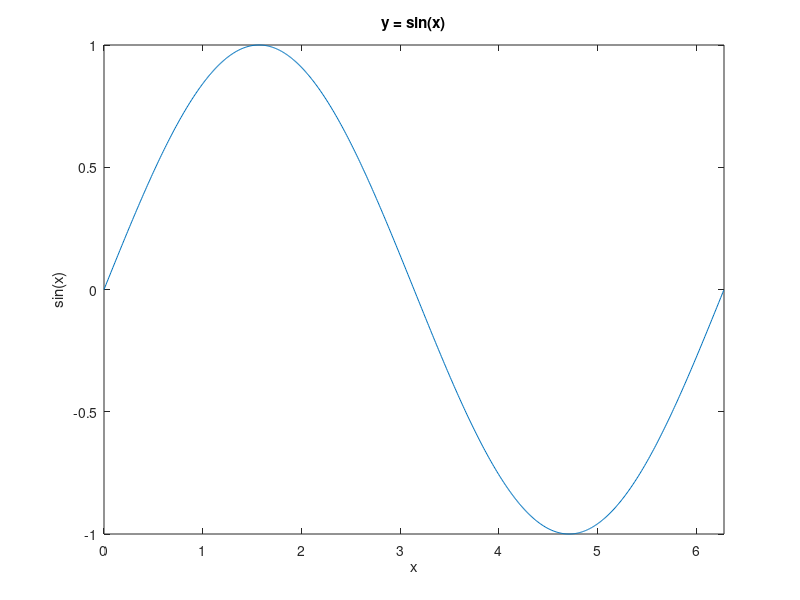
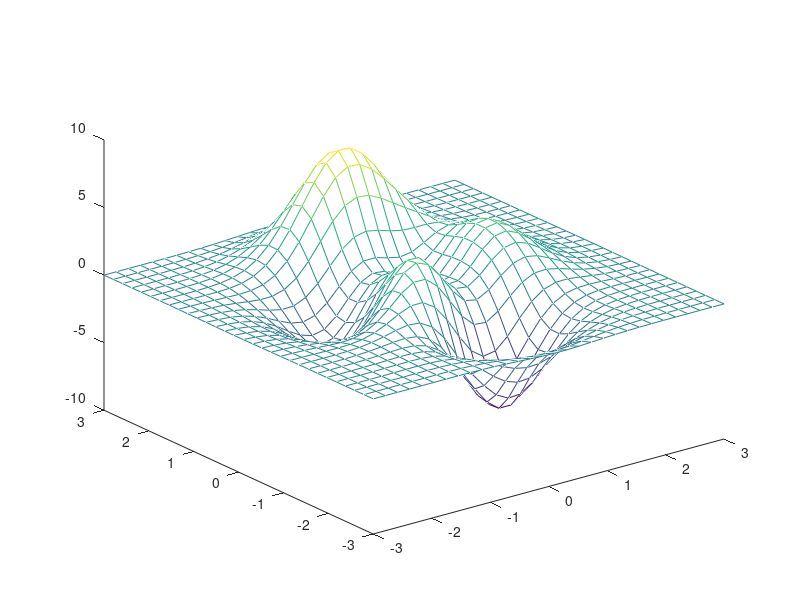

Write the MATLAB code that produced these figures, in order.
s = 'a'
abs(s)

char(97)
num2str(13)

str = 'I love matlab & machine Learning'
length(str)

A = [12 3 3; 4 5 6; 7 8 9; ]
B = A'
C = A(:)
D = inv(A)
A * D

E = zeros(10,6,3)

%% 元胞数组

A = cell(1,3)

A{1} = eye(3)

A{2} = magic(5)

B = A{2}

%% 结构体

books = struct('name',{{'c程序设计','数据结构'}},'price',[30,40])
books.name
books.name(1)
books.name{1}

%% 矩阵操作
A = [1 2 3 4 5 5 6 8 9]
B = 1:3:12
C = repmat(B,3,2)
D = ones(4,3)

%矩阵的四则运算
A = [3 5; 32 2]
B = [5 12; 6 21 ]
C = A + B
D = A - B
E = A * B'
F = A .* B %对应项相乘
G = A / B %相当于A乘以B的逆
H = A ./ B %对应项相除

%矩阵的下标
A = magic(5)
B = A(2,4)
C = A(3,:)
D = A(:,4)
[m,n] = find(A > 20) %找到大于20的序号值/矩阵

E = [1 2 3 4 5 6]
[m,n] = find(E > 2)
%%

sum = 0
for n = 1:100
    sum = sum + n
end

sum = 0
for n = 1:5
    p = 1
    for m = 1:n
        p = p * m
    end
    sum = sum + p
end

n = 1
num = 0
while n <= 100
    num = num + n
    n = n + 1
end


a = 100
b = 20
if a < b
    '成立'
else
    '不成立'
end


a = 4
switch a
    case 1
        1
    case 2
        2
    otherwise
        0
end


%% 基本绘图操作
%二维平面绘图
x = 0:0.01:2*pi
y = sin(x)
figure %建立一个幕布
plot(x,y)  %绘制二维平面图
title('y = sin(x)')
xlabel('x')
ylabel('sin(x)')
xlim([0 2*pi])


x = 0:0.01:20
y1 = 200*exp(-0.05*x) .* sin(x)
y2 = 0.8*exp(-0.5*x) .* sin(10*x)
figure
[AX,H1,H2] = plotyy(x,y1,x,y2,'plot')
set(get(AX(1),'Ylabel'),'String','Slow Decay')
set(get(AX(2),'Ylabel'),'String','Fast Decay')
xlabel('Time (\musec)')
title('Multiple Decay Rates')
set(H1,'LineStyle','--')
set(H2,'LineStyle',':')

% 三维立体绘图
t = 0 : pi/50 : 10*pi
plot3(sin(t),cos(t),t)
xlabel('sin(t)')
ylabel('cos(t)')
zlabel('t')
grid on %加网格线
axis square %变成正方形

%% 图形的保存和导出

%%


[x,y,z] = peaks(30) %peaks用于产生双峰函数或用双峰函数去绘图
mesh(x,y,z)
grid










